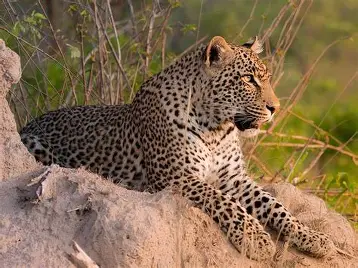
#> input picture 1/tiger.webp, 358 x 268 px, found by its file name
$ python flipped.py
#> lines starting #> are read from the running program, lines starting #| are printed output that depends on the picture
import cv2 as cv

img = cv.imread("./1/tiger.webp")
#> img is the input picture: shape (268, 358, 3); mean B, G, R 80.2, 109, 133.5

if img is None:
      print("can find the image")
else:
      print("here is your image")
      flipped_horizontal = cv.flip(img, 1)
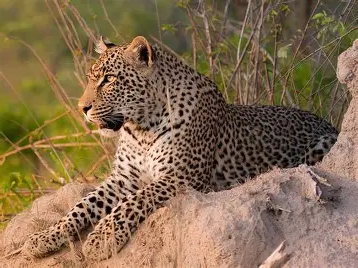
#> flipped_horizontal: shape (268, 358, 3); mean B, G, R 80.2, 109, 133.5
      flipped_vertical = cv.flip(img, 0)
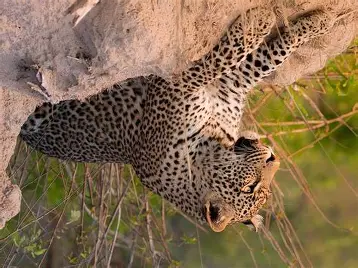
#> flipped_vertical: shape (268, 358, 3); mean B, G, R 80.2, 109, 133.5
      flipped_both = cv.flip(img, -1)
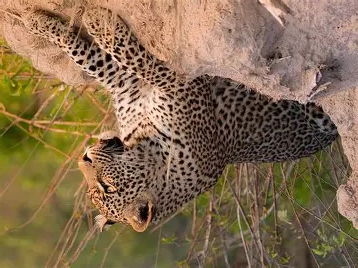
#> flipped_both: shape (268, 358, 3); mean B, G, R 80.2, 109, 133.5

      cv.imshow("original", img)
      cv.imshow("horizontal", flipped_horizontal)
      cv.imshow("vertical", flipped_vertical)
      cv.imshow("flipped both", flipped_both)

      cv.waitKey(0)
      cv.destroyAllWindows()
